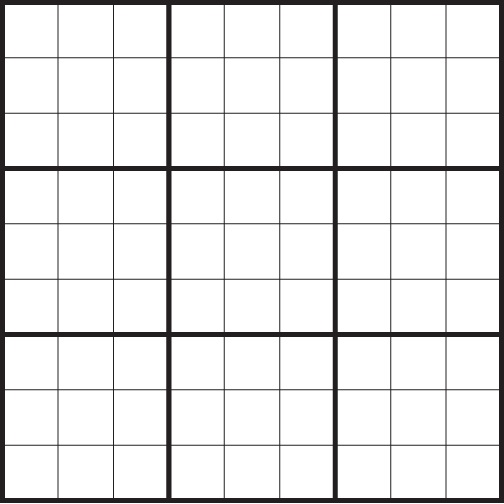
#> input picture template.jpg, 504 x 504 px
$ python TemplateMatching.py
#> lines starting #> are read from the running program, lines starting #| are printed output that depends on the picture; after the words box and inside, x2 and y2 are one past the last pixel; in counts of white or black regions, pixels touching at a corner belong together
from time import perf_counter_ns
import cv2
from cv2 import THRESH_BINARY
import numpy as np
import imutils
import pytesseract
import Sudoku
import argparse

input_board = [[0,0,0,0,0,0,0,0,0],
               [0,0,0,0,0,0,0,0,0],
               [0,0,0,0,0,0,0,0,0],
               [0,0,0,0,0,0,0,0,0],
               [0,0,0,0,0,0,0,0,0],
               [0,0,0,0,0,0,0,0,0],
               [0,0,0,0,0,0,0,0,0],
               [0,0,0,0,0,0,0,0,0],
               [0,0,0,0,0,0,0,0,0]]

# Check for arguments in command line
parser = argparse.ArgumentParser()
parser.add_argument('-d', action='store_true')
args = parser.parse_args()

# First match the image with the sudoku board template
# to locate the sudoku board within the template ###########################################################################################
# Read the template
template = cv2.imread('template.jpg')
#> template is the input picture: shape (504, 504, 3); mean B, G, R 232.5, 232.4, 232.6
# Convert the template to grayscale
template = cv2.cvtColor(template, cv2.COLOR_BGR2GRAY)
#> template: shape (504, 504)
# Get the Canny edges for increased accuracy
#template = cv2.Canny(template, 50, 200)

# Store width and height of template
(tH, tW) = template.shape[:2]
#> tH = 504; tW = 504

# Display the template's canny edges
if args.d:
    cv2.imshow("Template", template)
    cv2.waitKey(0)
    cv2.destroyAllWindows()

# Create a mask for the contents of each box
ret, mask = cv2.threshold(template, 200, 255, cv2.THRESH_BINARY)
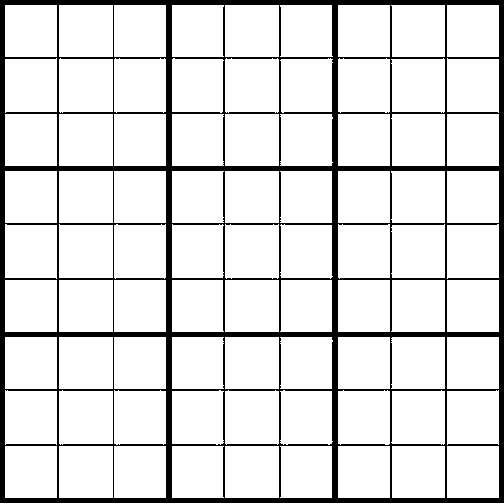
#> mask: shape (504, 504); 87.6% white; 1 black region, box (x1, y1, x2, y2) and area: (0, 0, 504, 503) 31473

# Invert the colours of the mask
mask = cv2.bitwise_not(mask)

# Display the Mask
if args.d:
    cv2.imshow("Mask", mask)
    cv2.waitKey(0)
    cv2.destroyAllWindows()

# Now begin multiscaling the image
# Read the main image
img_rgb = cv2.imread('pic.jpg')
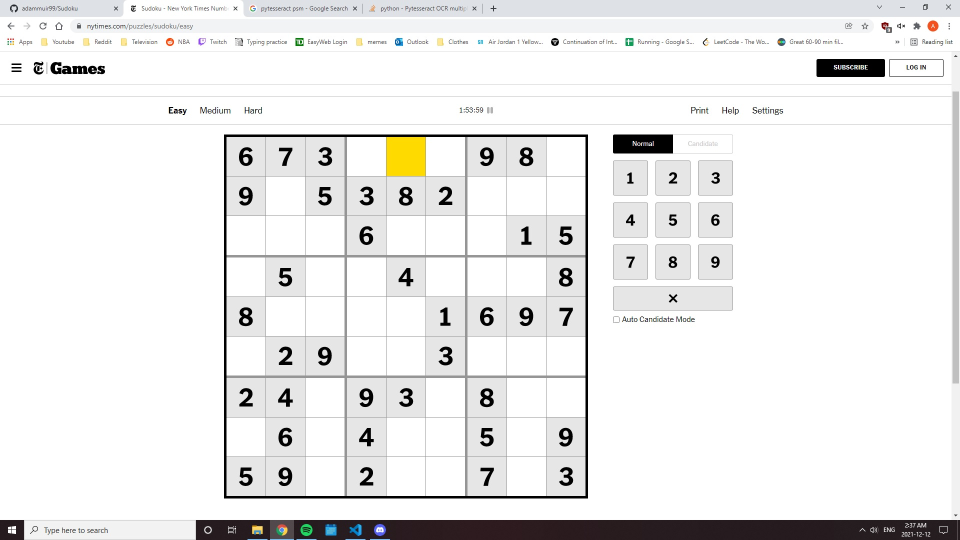
#> input picture pic.jpg, 1920 x 1080 px (shown at 1/2 size)
#> img_rgb is the input picture: shape (1080, 1920, 3); mean B, G, R 234.8, 235.2, 235.5

# Convert it to grayscale
img_gray = cv2.cvtColor(img_rgb, cv2.COLOR_BGR2GRAY)

# Keep track of the region and scale of the image with the best match
found = None

# Loop over the scales of the image
for scale in np.linspace(0.2, 1.0, 40)[::-1] :
    # resize the image according to the scale, and keep track
    # of the ratio of the resizing
    resized = imutils.resize(img_gray, width = int(img_gray.shape[1] * scale))
    r = img_gray.shape[1] / float(resized.shape[1])

    # if the resized image is smaller than the template, then break
    # from the loop
    if resized.shape[0] < tH or resized.shape[1] < tW:
        break

    # detect edges in the resized, grayscale image and apply template
    # matching to find the template in the image
    result = cv2.matchTemplate(resized, template, cv2.TM_SQDIFF, None, mask)
    (minVal, _, minLoc, _) = cv2.minMaxLoc(result)

    # Visualize the iteration
    # draw a bounding box around the detected region
    if args.d:
        print("Smaller value = closer the match")
        print(minVal)
        clone = np.dstack([resized, resized, resized])
        cv2.rectangle(clone, (minLoc[0], minLoc[1]),
            (minLoc[0] + tW, minLoc[1] + tH), (0, 0, 255), 2)
        cv2.imshow("Visualize", clone)
        cv2.waitKey(0)

    # if we have found a new maximum correlation value, then update
    # the bookkeeping variable
    if found is None or minVal < found[0]:
        found = (minVal, minLoc, r)
#> this loop made 28 passes
#> (minVal, found) on passes 1, 2, 3, 4, 5, 16: (779187008, (779187008, (448, 547), 1)), (770518208, (770518208, (439, 526), 1.02)), (753484800, (753484800, (624, 258), 1.04)), (704898048, (704898048, (420, 478), 1.07)), (698602304, (698602304, (411, 468), 1.09)), (438139296, (438139296, (310, 186), 1.44))
#> (minVal, minLoc) on passes 6 to 11: (704692096, (402, 457)), (753168192, (527, 419)), (760939584, (503, 420)), (722190208, (479, 395)), (738881600, (455, 370)), (758653696, (431, 349))
#> pass 1, `result = cv2.matchTemplate(resized, template, cv2.TM_SQDIFF, None, mask)`:
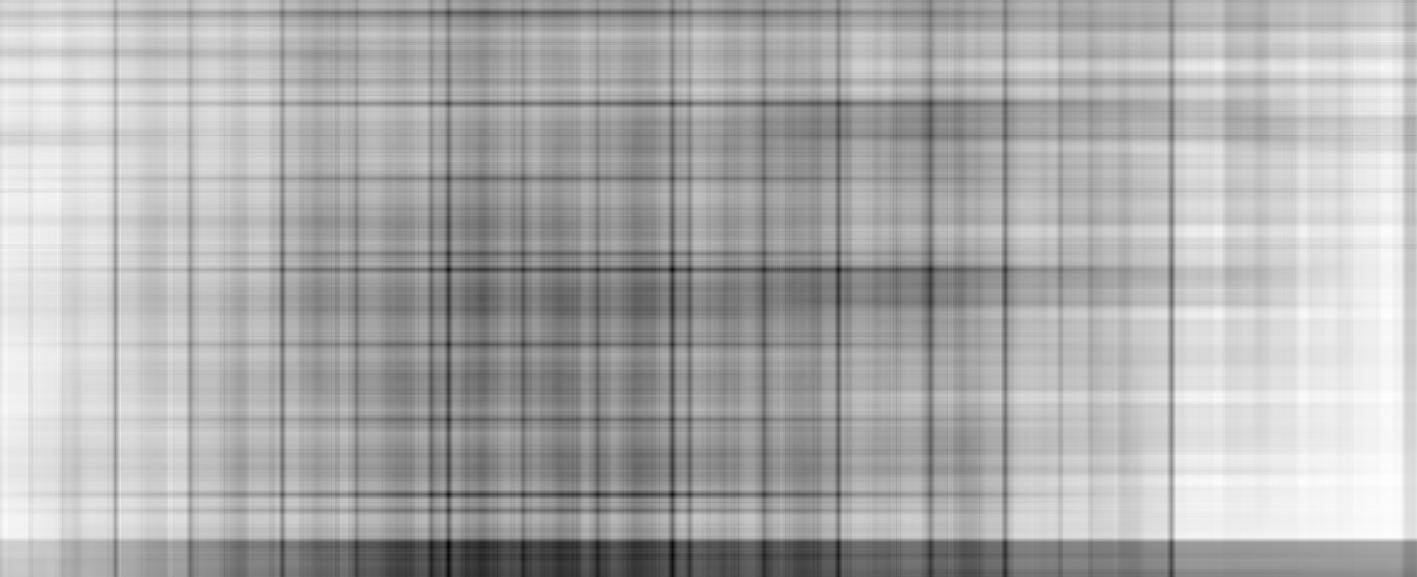
#> result: shape (577, 1417) float32; min 779187008, max 1.14e+09, mean 1.03e+09; drawn with min black and max white
#> after the loop:
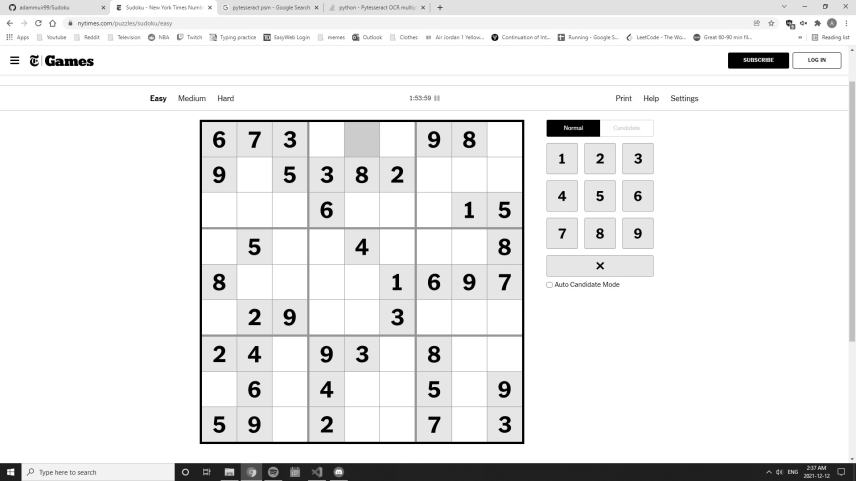
#> resized: shape (481, 856); min 0, max 255, mean 235.2

# unpack the bookkeeping variable and compute the (x, y) coordinates
# of the bounding box based on the resized ratio
(_, minLoc, r) = found
#> minLoc = (310, 186); r = 1.44
(startX, startY) = (int(minLoc[0] * r), int(minLoc[1] * r))
#> startX = 447; startY = 268
(endX, endY) = (int((minLoc[0] + tW) * r), int((minLoc[1] + tH) * r))
#> endX = 1175; endY = 996

# draw a bounding box around the detected result and display the image
if args.d:
    cv2.rectangle(img_rgb, (startX, startY), (endX, endY), (0, 0, 255), 2)
    cv2.imshow("Image", img_rgb)
    cv2.waitKey(0)
    cv2.destroyAllWindows()

# Next we will detect the numbers that are found within the bounding box #################################################################
pytesseract.pytesseract.tesseract_cmd = 'C:\\Program Files\\Tesseract-OCR\\tesseract.exe'

# Crop the image to only read the sudoku box
img_crop = img_rgb[startY:endY, startX:endX].copy()

# Resizing to a larger image will help tesseract detect the numbers
img_crop = cv2.resize(img_crop, None, fx=1.3, fy=1.3, interpolation=cv2.INTER_CUBIC)
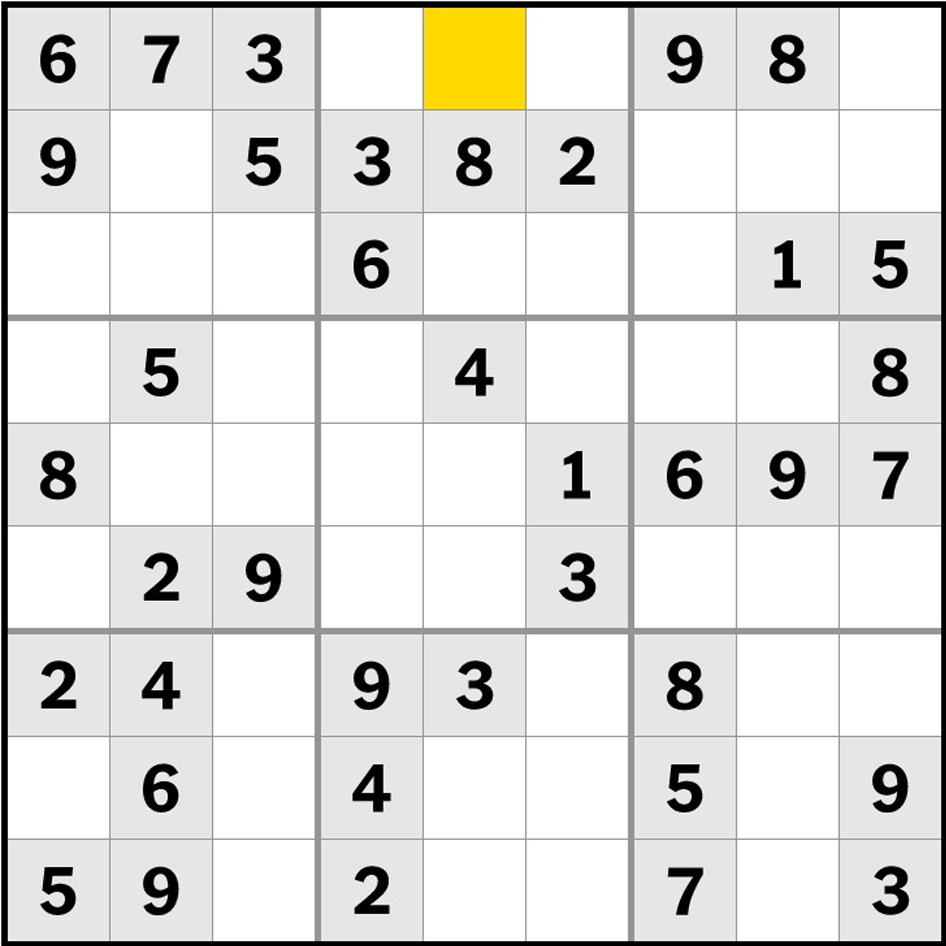
#> img_crop: shape (946, 946, 3); mean B, G, R 221.3, 223.8, 224.2

# Tesseract only works with RGB images, OpenCV uses BGR
img_text = cv2.cvtColor(img_crop, cv2.COLOR_BGR2GRAY)

hImg, wImg = img_text.shape
#> hImg = 946; wImg = 946

# Define the size of each box in the sudoku grid
boxW = int(wImg/9)
#> boxW = 105
boxH = int(hImg/9)
#> boxH = 105

# Remove horizontal and vertical lines
kernel_vertical = cv2.getStructuringElement(cv2.MORPH_RECT, (1,50))
#> kernel_vertical = 50 values from 1 to 1
temp1 = 255 - cv2.morphologyEx(img_text, cv2.MORPH_CLOSE, kernel_vertical)
horizontal_kernel = cv2.getStructuringElement(cv2.MORPH_RECT, (50,1))
temp2 = 255 - cv2.morphologyEx(img_text, cv2.MORPH_CLOSE, horizontal_kernel)
temp3 = cv2.add(temp1, temp2)
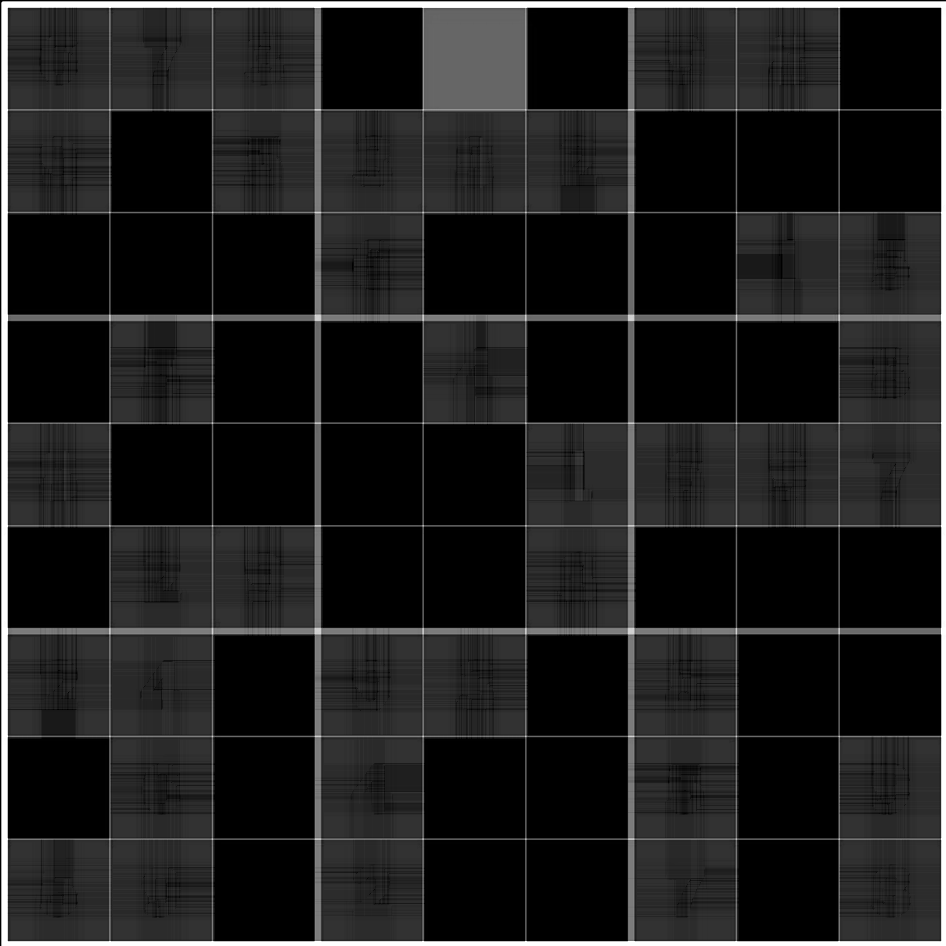
#> temp3: shape (946, 946); min 0, max 255, mean 30.5
result = cv2.add(temp3, img_text)
#> result: shape (946, 946)
img_text = result

img_text = cv2.medianBlur(img_text, 5)

img_text = cv2.adaptiveThreshold(img_text,255,cv2.ADAPTIVE_THRESH_GAUSSIAN_C,\
            cv2.THRESH_BINARY,11,2)
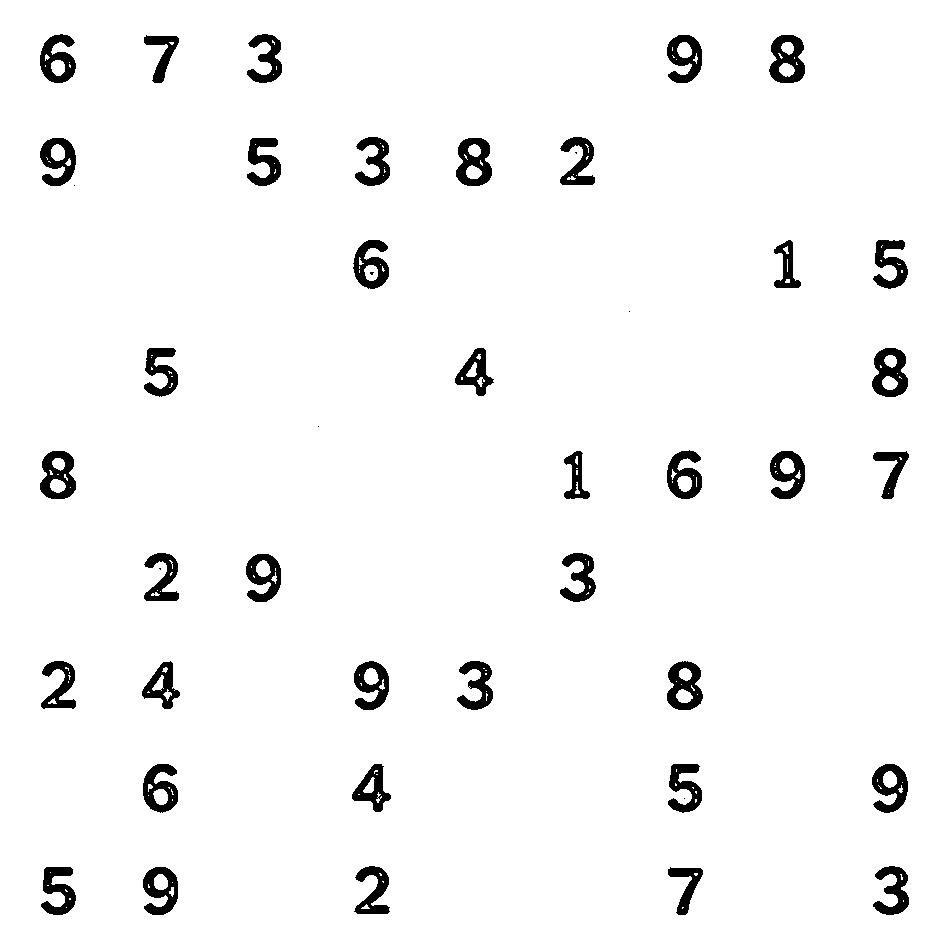
#> img_text: shape (946, 946); 96.1% white; 45 black regions (7 under 20 px), largest, box (x1, y1, x2, y2) and area: (872, 348, 908, 397) 1098, (769, 35, 805, 83) 1082, (456, 138, 492, 186) 1081

#> (the run stopped early here; a loop or call above may not have finished)
